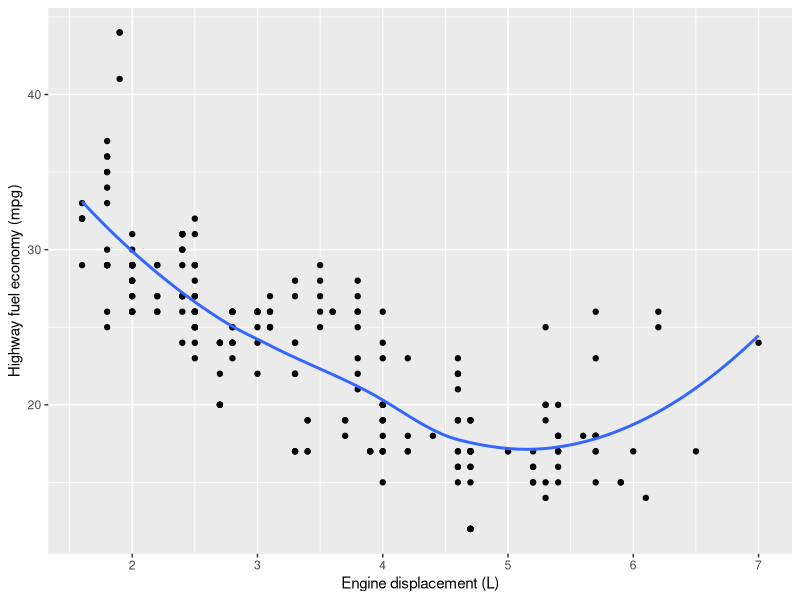
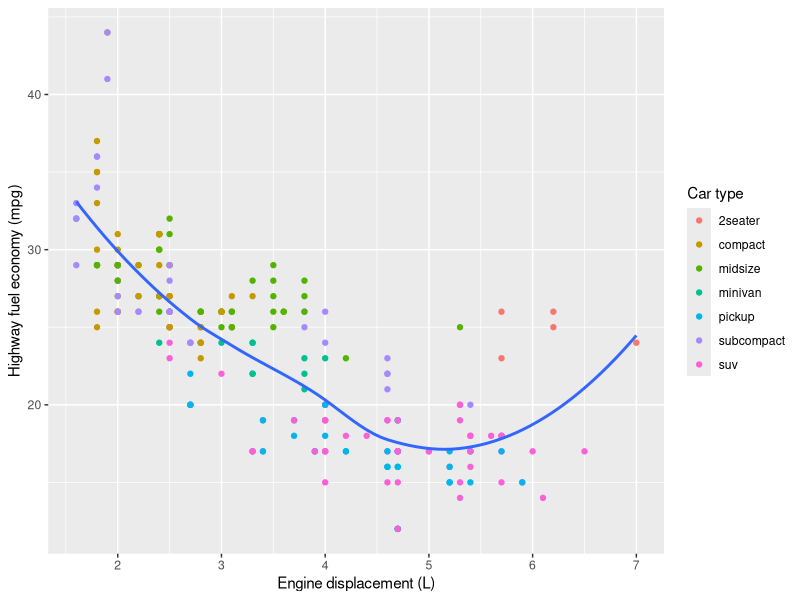
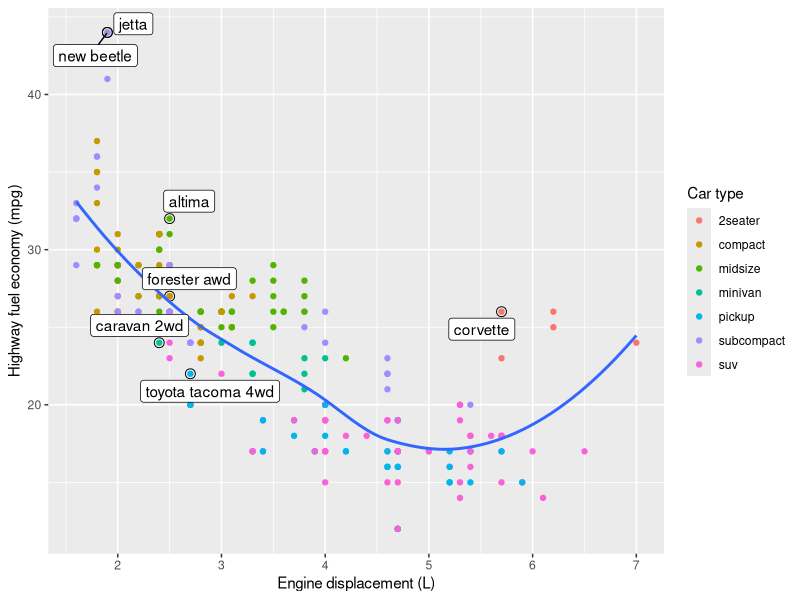
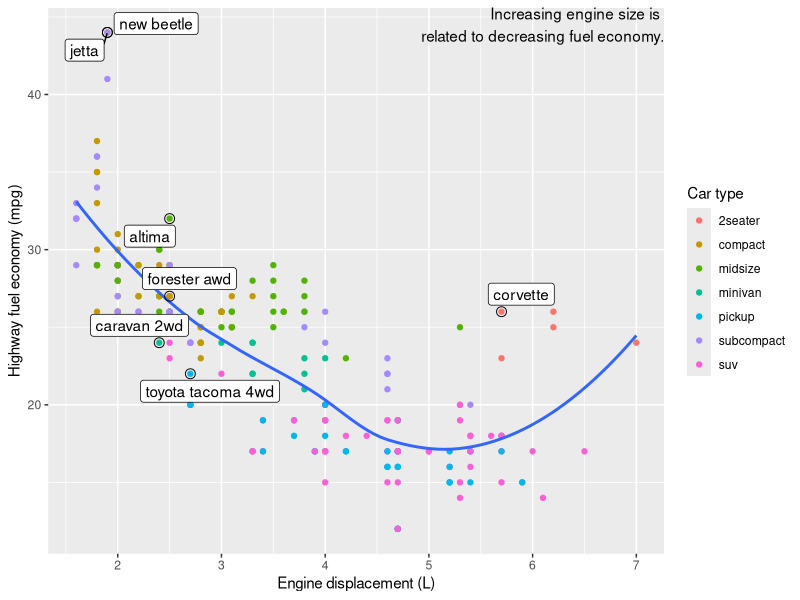
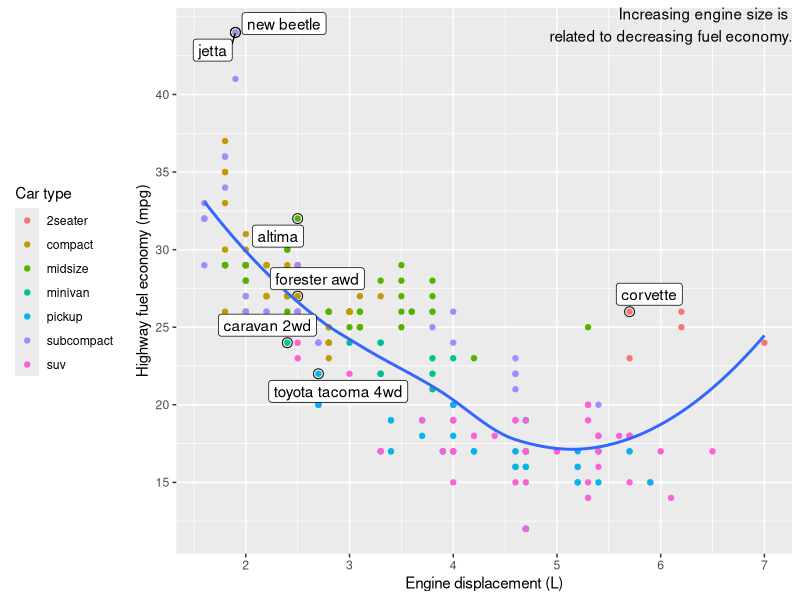
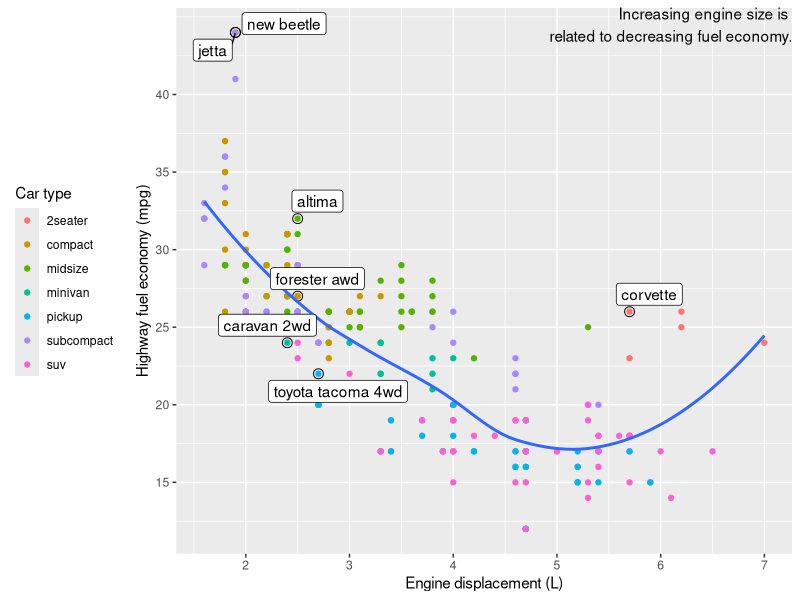

Here is the R script that generated these plots, in order:
## ---- chunk 1
knitr::opts_chunk$set(echo = TRUE)
## ---- chunk 2
library(ggplot2)
ggplot(mpg, aes(displ, hwy)) +
  geom_point(aes()) +
  geom_smooth(se = FALSE) +
  labs(
    x = "Engine displacement (L)",
    y = "Highway fuel economy (mpg)"
  )
## ---- chunk 3
ggplot(mpg, aes(displ, hwy)) +
  geom_point(aes(colour = class)) +
  geom_smooth(se = FALSE) +
  labs(
    x = "Engine displacement (L)",
    y = "Highway fuel economy (mpg)",
    colour = "Car type"
  )
## ---- chunk 4
library(dplyr) 
best_in_class <- mpg %>%
  group_by(class) %>%
  filter(row_number(desc(hwy)) == 1)

ggplot(mpg, aes(displ, hwy)) +
  geom_point(aes(colour = class)) +
  geom_point(size = 3, shape = 1, data = best_in_class) +
  geom_smooth(se = FALSE) +
  ggrepel::geom_label_repel(aes(label = model), data = best_in_class) +
    labs(
    x = "Engine displacement (L)",
    y = "Highway fuel economy (mpg)",
    colour = "Car type")
## ---- chunk 5
label <- tibble(
  displ = Inf,
  hwy = Inf,
  label = "Increasing engine size is \nrelated to decreasing fuel economy."
)
library(dplyr) 
best_in_class <- mpg %>%
  group_by(class) %>%
  filter(row_number(desc(hwy)) == 1)

ggplot(mpg, aes(displ, hwy)) +
  geom_point(aes(colour = class)) +
  geom_smooth(se = FALSE) +
  geom_point(size = 3, shape = 1, data = best_in_class) +
  ggrepel::geom_label_repel(aes(label = model), data = best_in_class) +
  geom_text(aes(label = label), data = label, vjust = "top", hjust = "right") +
    labs(
    x = "Engine displacement (L)",
    y = "Highway fuel economy (mpg)",
    colour = "Car type")
## ---- chunk 6
label <- tibble(
  displ = Inf,
  hwy = Inf,
  label = "Increasing engine size is \nrelated to decreasing fuel economy."
)
library(dplyr) 
best_in_class <- mpg %>%
  group_by(class) %>%
  filter(row_number(desc(hwy)) == 1)

ggplot(mpg, aes(displ, hwy)) +
  geom_point(aes(colour = class)) +
  geom_point(size = 3, shape = 1, data = best_in_class) +
  geom_smooth(se = FALSE) +
  ggrepel::geom_label_repel(aes(label = model), data = best_in_class) +
  geom_text(aes(label = label), data = label, vjust = "top", hjust = "right") +
  scale_y_continuous(breaks = seq(15, 40, by = 5)) +
  theme(legend.position = "left") +
    labs(
    x = "Engine displacement (L)",
    y = "Highway fuel economy (mpg)",
    colour = "Car type")
## ---- chunk 7
ggsave("my-plot.pdf")
